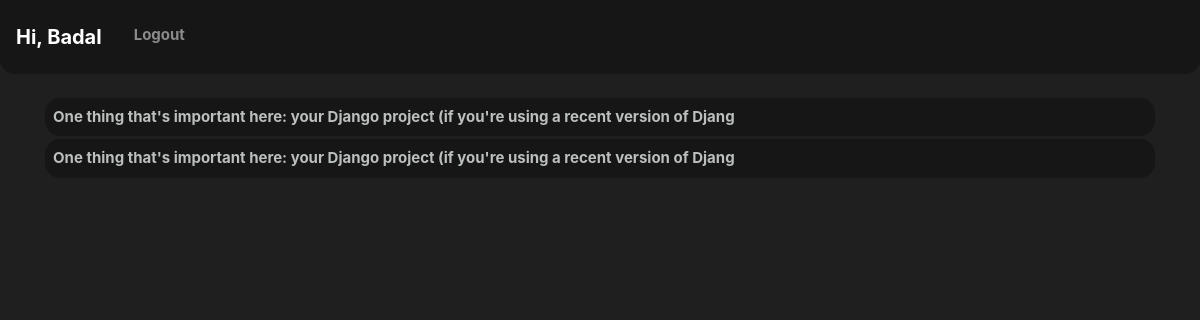
Screenshot of /rant/ (signed in) with the database file from the repository.
### mood/models.py (models this page shows)
class Rant(models.Model):
    description = models.TextField(null=True, blank=True)
    created_at = models.DateField()
    user = models.ForeignKey(User, on_delete=models.CASCADE, null=True, blank=True)

### mood/views.py (the view)
# urls.py: path("rant/", all_rants, name = "rants"),
def all_rants(request):
    user = request.user
    rant = Rant.objects.filter(user = user).order_by('-pk')
    return render(request, 'rant.html', {'rants':rant})

### templates/rant.html (shortened to what this page needs)
{% extends 'base.html' %}
{% block content %}
{% if rants %}
<br>
<ul>
{% for rant in rants %}
<li>
    <a href={{rant.id}}>{{rant.description|slice:"0:95"}}</a>
</li>
{% endfor %}
</ul>
{% endif %}
{% endblock %}

### templates/base.html (shortened to what this page needs)
<!doctype html>
<html lang="en">
<head>
{% load static %}
  <link rel="stylesheet" href="https://maxcdn.bootstrapcdn.com/bootstrap/4.0.0/css/bootstrap.min.css">
  <link rel="stylesheet" href="https://cdn.jsdelivr.net/npm/bootstrap@4.0.0/dist/css/bootstrap.min.css">
</head>
<body style="background-color: 	#1f1f1f;">
  <header>
{% if user.is_authenticated %}
    <nav class="navbar navbar-expand-lg navbar-dark " style="background-color:#161617; border-bottom-left-radius: 15px; border-bottom-right-radius: 15px;">
      <a class="navbar-brand" href="/">Hi, {{user.username|title}}</a>
      <div class="collapse navbar-collapse" id="navbarNavDropdown">
        <ul class="navbar-nav">
          <li class="nav-item">
            <a class="nav-link" href={% url 'logout' %}>Logout</a>
          </li>
        </ul>
      </div>
    </nav>
  {% endif %}
  </header>
  <div class="container">
      {% block content %}
      {% endblock %}
  </div>
</body>
</html>

### templates/rant.html (style rules this page uses)
a:link { color: #bbbfbd; background-color: transparent; font-weight: bold; }
ul { padding: 0; }
li { display: flex; align-items: center; padding: 8px 8px 8px 8px; background-color: #161617; border-radius: 15px; box-sizing: border-box; margin-bottom: 3px; font-size: 15px; }

### rows the page displays
Rant: description "One thing that's important here: your Django project (if you're using a recent version of Djang"
Rant: description "One thing that's important here: your Django project (if you're using a recent version of Djang"

### other values shown
{{ user.username|title }} "Badal"
